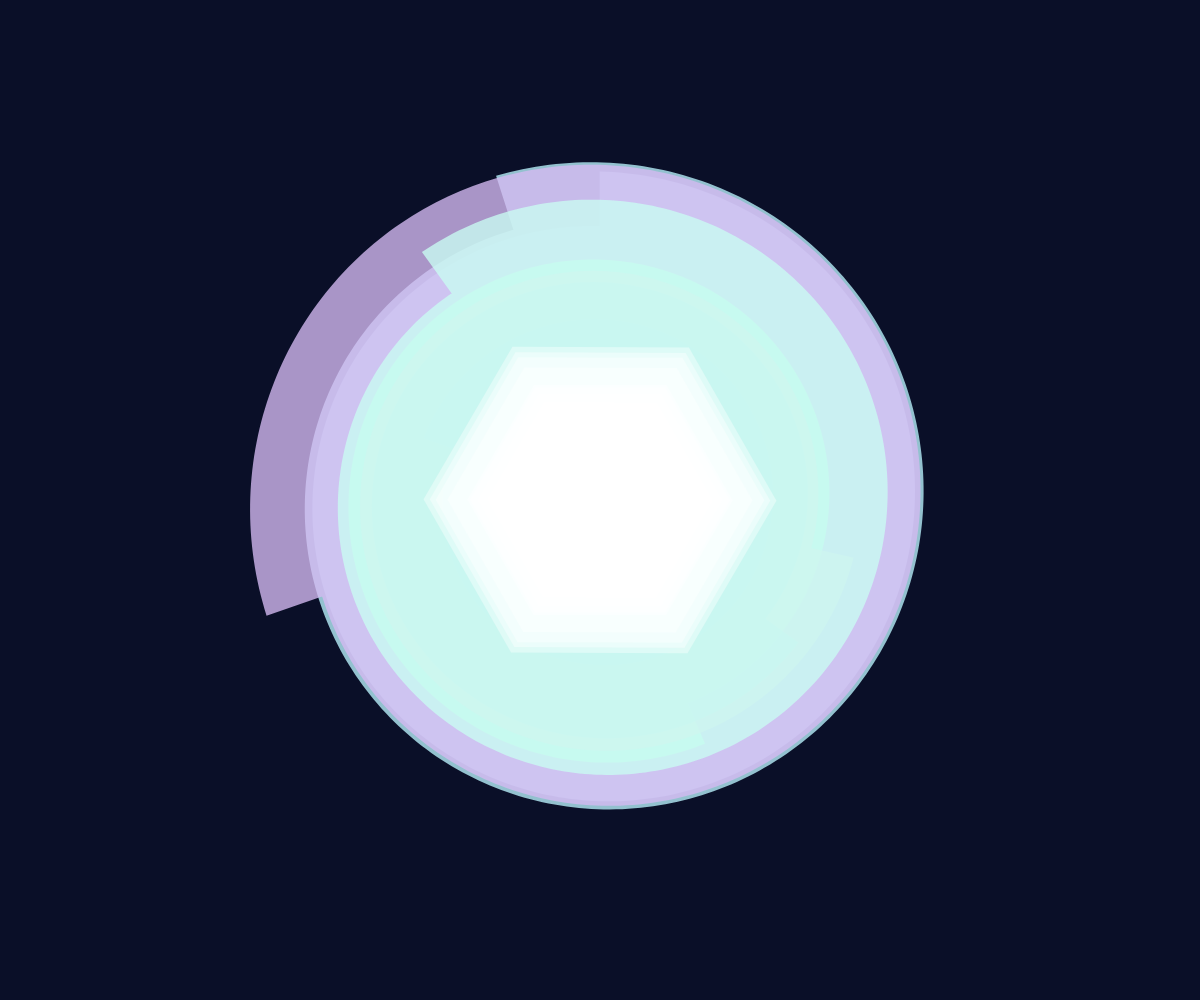
Frame 1 (no input)
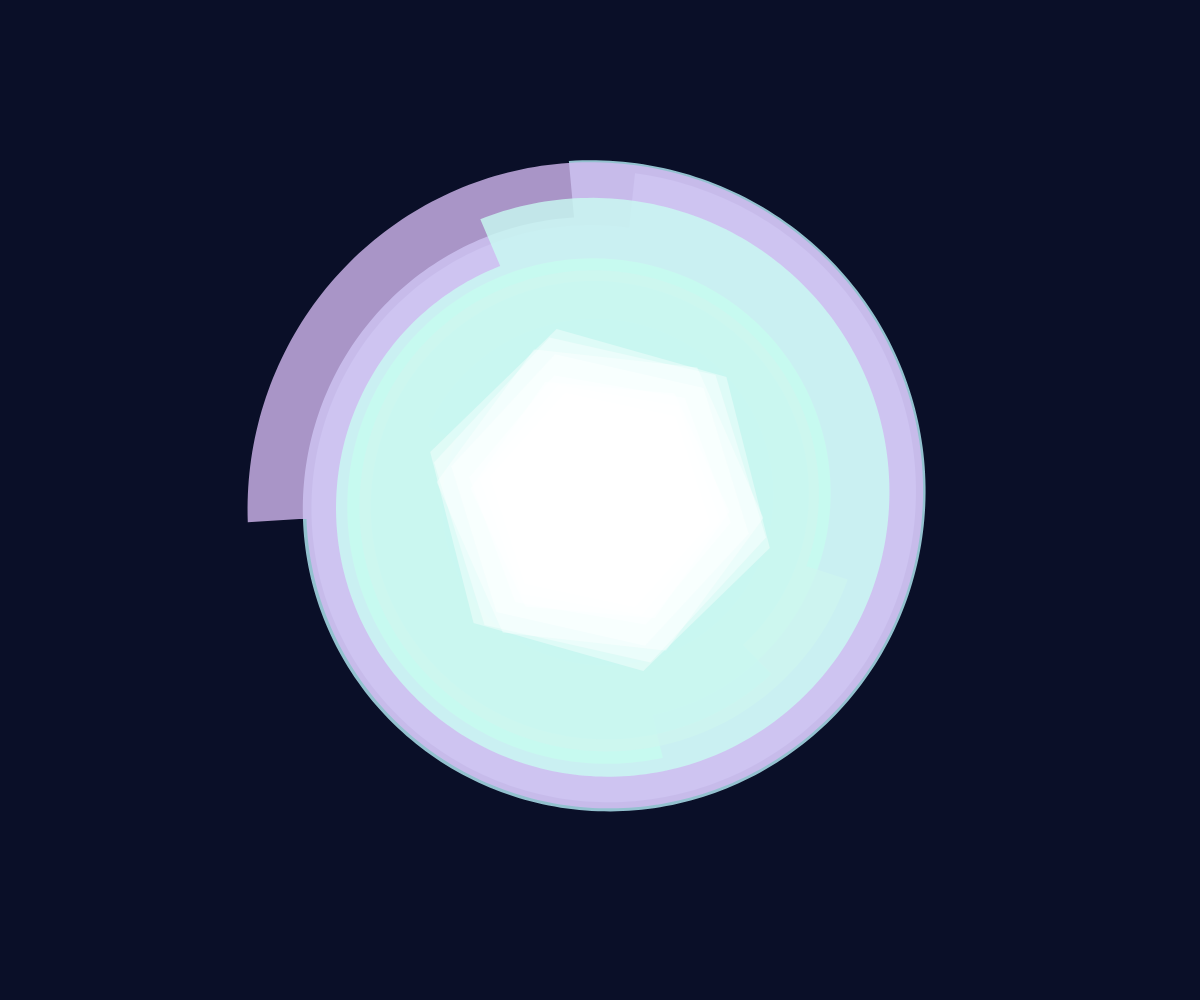
Frame 60 (no input)
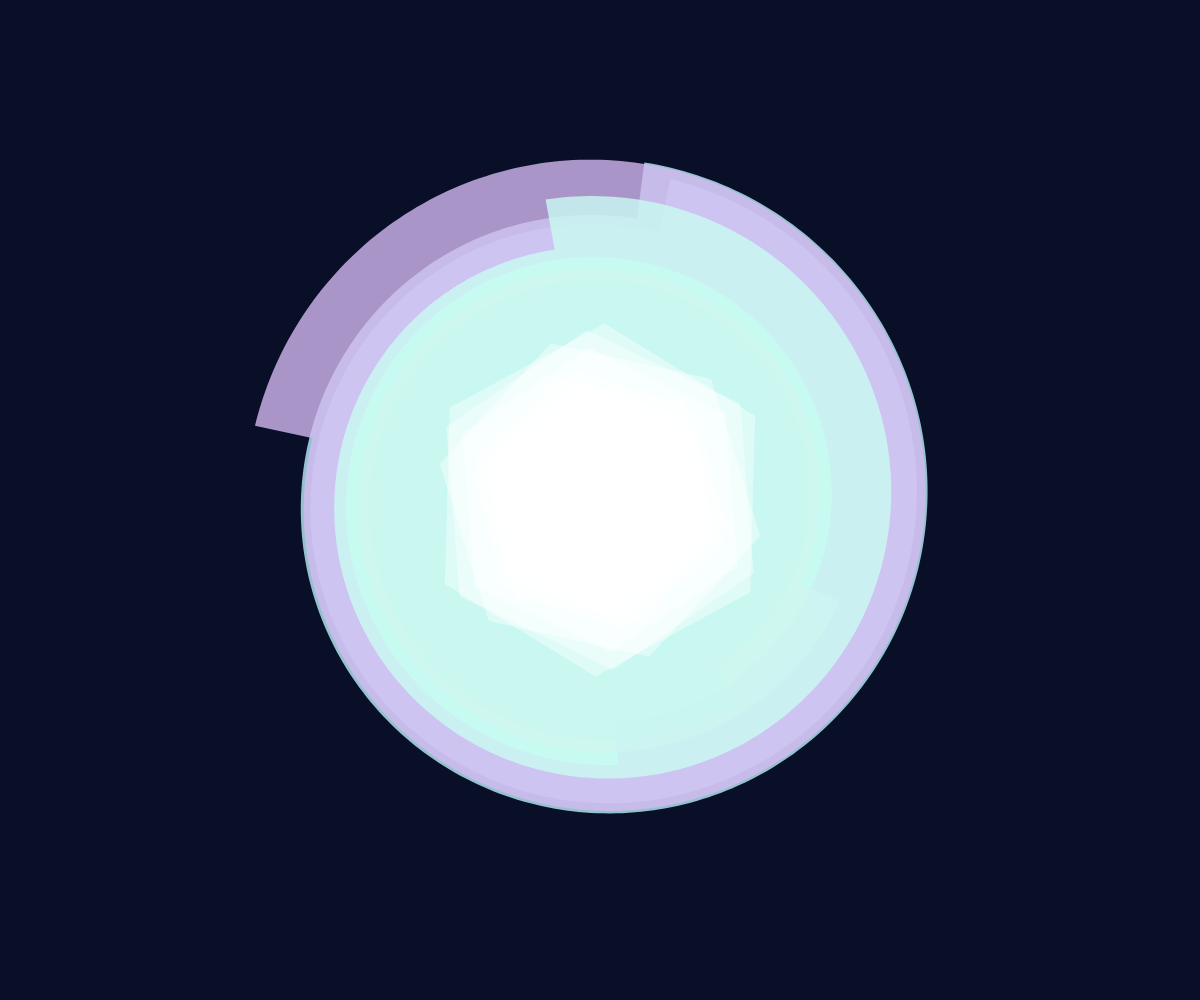
Frame 120 (the mouse pressed at the canvas centre since frame 60)

The p5.js sketch that drew these frames (run headless with seeded random() and noise() and a simulated clock; from frame 60 on, the mouse is pressed at the canvas centre):

// p5.js sketch
// ── sketch.js
let spirals = [];
let polygons = [];

function setup() {
  createCanvas(windowWidth, windowHeight);
  angleMode(RADIANS);
  
  // Create spirals with varying parameters
  for (let i = 0; i < 12; i++) {
    spirals.push({
      radius: random(150, 400),
      speed: random(0.001, 0.005),
      phase: random(TWO_PI),
      color: color(random(180, 255), random(180, 255), random(220, 255), 200),
      detail: random(40, 100)
    });
  }

  // Create polygonal patterns
  for (let i = 0; i < 30; i++) {
    polygons.push({
      size: random(30, 80),
      speed: random(0.002, 0.008),
      phase: random(TWO_PI),
      color: color(random(180, 255), random(180, 255), random(220, 255), 180),
      sides: floor(random(3, 8))
    });
  }
}

function draw() {
  background(10, 15, 40);

  const centerX = width / 2;
  const centerY = height / 2;

  // Draw filled spirals
  for (let i = 0; i < spirals.length; i++) {
    const spiral = spirals[i];
    const time = frameCount * spiral.speed;

    fill(spiral.color);
    noStroke();
    beginShape();
    for (let a = 0; a < TWO_PI * 6; a += 0.02) {
      const r = spiral.radius * (1 - a / (TWO_PI * 6));
      const x = centerX + cos(a + time + spiral.phase) * r;
      const y = centerY + sin(a + time + spiral.phase) * r;
      vertex(x, y);
    }
    endShape(CLOSE);
  }

  // Draw polygonal patterns
  for (let i = 0; i < polygons.length; i++) {
    const poly = polygons[i];
    const time = frameCount * poly.speed;

    push();
    translate(centerX, centerY);
    rotate(time + poly.phase);

    fill(poly.color);
    noStroke();
    beginShape();
    for (let j = 0; j < poly.sides; j++) {
      const angle = TWO_PI / poly.sides * j;
      const x = cos(angle) * poly.size;
      const y = sin(angle) * poly.size;
      vertex(x, y);
    }
    endShape(CLOSE);

    pop();
  }

  // Add interlocking filled geometry between spirals and polygons
  for (let i = 0; i < spirals.length; i++) {
    const spiral = spirals[i];
    const time = frameCount * spiral.speed;
    const r = spiral.radius * 0.5;
    
    fill(255, 100);
    noStroke();
    beginShape();
    for (let j = 0; j < 6; j++) {
      const angle = TWO_PI / 6 * j;
      const x = centerX + cos(angle + time) * r;
      const y = centerY + sin(angle + time) * r;
      vertex(x, y);
    }
    endShape(CLOSE);
  }

  // Add more interlocking filled geometry from polygons
  for (let i = 0; i < polygons.length; i++) {
    const poly = polygons[i];
    const time = frameCount * poly.speed;

    push();
    translate(centerX, centerY);
    rotate(time + poly.phase);

    fill(255, 150);
    noStroke();
    beginShape();
    for (let j = 0; j < poly.sides; j++) {
      const angle = TWO_PI / poly.sides * j;
      const x = cos(angle) * poly.size * 0.7;
      const y = sin(angle) * poly.size * 0.7;
      vertex(x, y);
    }
    endShape(CLOSE);

    pop();
  }
}

function windowResized() {
  resizeCanvas(windowWidth, windowHeight);
}
